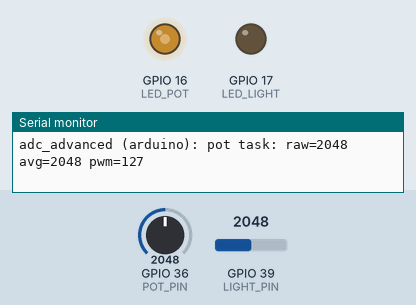
Simulated run of this program. Board: ESP32. Parts: output pins drawn as LEDs (lit = HIGH), the last lines printed to the serial monitor. The inputs (shaded band) are chosen by the test bench; at power-on: GPIO 36 (POT_PIN) = 2048, GPIO 39 (LIGHT_PIN) = 2048 (analog values on the 0–4095 scale).

Above: at 1.2 s.
1.3 s: GPIO 36 (POT_PIN) set to 2540
At 1.46 s:
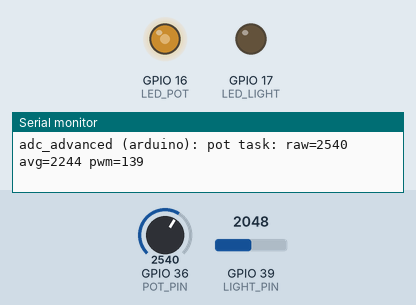
4.3 s: GPIO 39 (LIGHT_PIN) set to 1969
At 5.2 s:
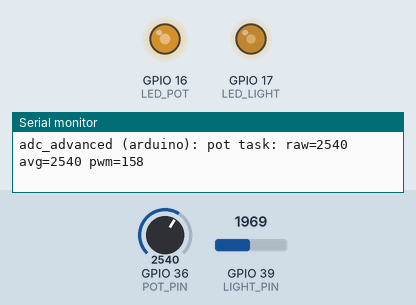
5.8 s: GPIO 36 (POT_PIN) set to 2047
At 5.96 s:
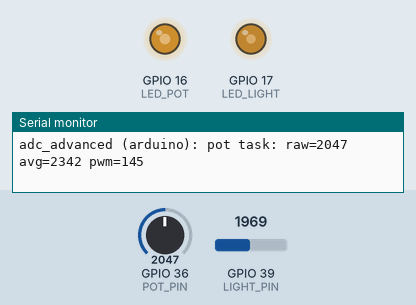
8.8 s: GPIO 39 (LIGHT_PIN) set to 1228
At 9.6 s:
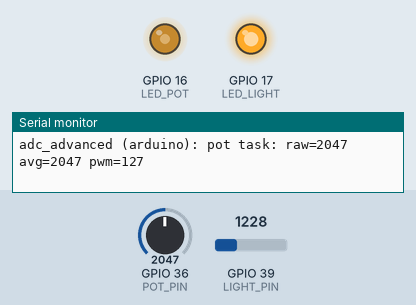
10.3 s: GPIO 36 (POT_PIN) set to 2866
At 12.1 s:
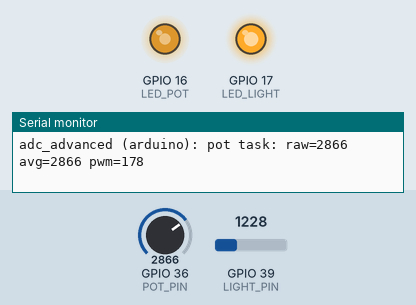
13.3 s: GPIO 36 (POT_PIN) set to 3603
At 13.47 s:
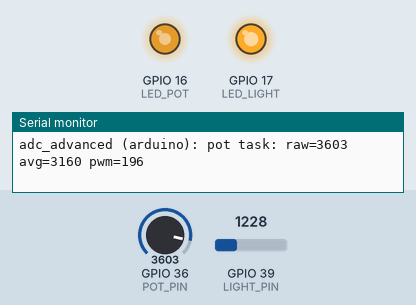
Timing chart, 0 to 16.3 s (numbered marks = the images above; inputs shaded):
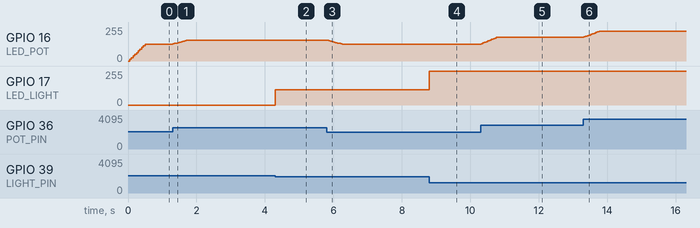

Measured:
- the behaviour switches between 2000 and 1999 on GPIO 39 (LIGHT_PIN) (found by bisection; images 1 and 2)
- after the input at 1.3 s, GPIO 16 (LED_POT): moves from 127/255 to 157/255 over 0.45 s, starting at once
- after the input at 4.3 s, GPIO 17 (LED_LIGHT): 0/255 → 115/255 at once
- after the input at 5.8 s, GPIO 16 (LED_POT): moves from 157/255 to 127/255 over 0.45 s, starting at once
- after the input at 8.8 s, GPIO 17 (LED_LIGHT): 115/255 → 255/255 at once
- after the input at 10.3 s, GPIO 16 (LED_POT): moves from 127/255 to 177/255 over 0.45 s, starting at once
- after the input at 13.3 s, GPIO 16 (LED_POT): moves from 177/255 to 223/255 over 0.45 s, starting at once

The program:

main.cpp
```cpp
// Author: Anthony Yalong
// Description: Arduino-based ADC and PWM control system with dual sensor monitoring.
//              Potentiometer controls LED brightness via moving average filtering.
//              Light sensor controls LED with hysteresis and debouncing.
//              Implements cooperative multitasking using millis()-based scheduling.

#include "adc_advanced_arduino.h"

// logging
const char *TAG = "adc_advanced (arduino)";

// timing
unsigned long pot_last_wake;
unsigned long light_last_wake;

// potentiometer sampling
int pot_readings[SAMPLES];
int pot_read_index;
int pot_total;
int pot_average;

// light sensor debouncing
bool led_state;
unsigned long last_toggle;

void setup() {
  Serial.begin(BAUDRATE);
  while (!Serial) delay(10);

  // initialize LEDs
  pinMode(LED_POT, OUTPUT);
  pinMode(LED_LIGHT, OUTPUT);
  digitalWrite(LED_POT, 0);
  digitalWrite(LED_LIGHT, 0);

  // initialize PWM
  ledcSetup(PWM_POT_CHANNEL, PWM_POT_FREQ, PWM_POT_BIT_RESOLUTION);
  ledcAttachPin(LED_POT, PWM_POT_CHANNEL);
  ledcSetup(PWM_LIGHT_CHANNEL, PWM_POT_FREQ, PWM_POT_BIT_RESOLUTION);
  ledcAttachPin(LED_LIGHT, PWM_LIGHT_CHANNEL);

  // initialize ADC
  analogSetAttenuation(ADC_ATTENUATION);
  analogReadResolution(ADC_BIT_RESOLUTION);

  // initialize potentiometer sampling
  for (int i = 0; i < SAMPLES; i++) {
    pot_readings[i] = 0;
  }
  pot_read_index = 0;
  pot_total = 0;
  pot_average = 0;

  // initialize light sensor debouncing
  led_state = false;
  last_toggle = 0;

  // initialize timing
  pot_last_wake = millis();
  light_last_wake = millis();

  // logging
  Serial.printf("%s: setup complete\n", TAG);
  Serial.printf("%s: pot task interval: %dms\n", TAG, POT_DELAY);
  Serial.printf("%s: light task interval: %dms\n", TAG, LIGHT_DELAY);
}

void loop() {
  unsigned long cur_time = millis();

  // pot task
  if (cur_time - pot_last_wake >= POT_DELAY) {
    // sampling
    pot_total -= pot_readings[pot_read_index];
    pot_readings[pot_read_index] = analogRead(POT_PIN);
    pot_total += pot_readings[pot_read_index];
    pot_read_index = (pot_read_index + 1) % SAMPLES;
    pot_average = pot_total / SAMPLES;

    // mapping
    int pot_pwm_val = map(pot_average, 0, ADC_RESOLUTION, 0, PWM_POT_RESOLUTION);
    pot_pwm_val = constrain(pot_pwm_val, 0 , PWM_POT_RESOLUTION);

    // updating
    ledcWrite(PWM_POT_CHANNEL, pot_pwm_val);
    pot_last_wake = cur_time;

    // logging
    Serial.printf("%s: pot task: raw=%d avg=%d pwm=%d\n", TAG, pot_readings[(pot_read_index - 1 + SAMPLES) % SAMPLES], pot_average, pot_pwm_val);
  }

  if (cur_time - light_last_wake >= LIGHT_DELAY) {
    int light_level = analogRead(LIGHT_PIN);

    // debouncing
    if (
      !led_state &&
      light_level < LIGHT_THRESHOLD_LOW &&
      (cur_time - last_toggle >= LIGHT_DEBOUNCE_TIME)
    ) {
      led_state = true;
      last_toggle = cur_time;
      Serial.printf("%s: light task: LED ON - dark detected\n", TAG);
    }
    else if (
      led_state &&
      light_level > LIGHT_THRESHOLD_HIGH &&
      (cur_time - last_toggle >= LIGHT_DEBOUNCE_TIME)
    ) {
      led_state = false;
      last_toggle = cur_time;
      Serial.printf("%s: light task: LED OFF - light detected\n", TAG);
    }

    // pwm
    int light_pwm_val = 0;
    if (led_state) {
      light_pwm_val = map(light_level, 0, LIGHT_THRESHOLD_LOW, PWM_LIGHT_RESOLUTION, 100);
      light_pwm_val = constrain(light_pwm_val, 100, PWM_LIGHT_RESOLUTION);
    }

    // updating
    ledcWrite(PWM_LIGHT_CHANNEL, light_pwm_val);
    light_last_wake = cur_time;

    // logging
    Serial.printf("%s: light task: level=%d state=%s pwm=%d\n", TAG, light_level, led_state ? "ON" : "OFF", light_pwm_val);
  }
}
```

adc_advanced_arduino.h
```cpp
// Author: Anthony Yalong
// Description: Header file for `main.c`

#ifndef ADC_ADVANCED_ARDUINO_H
#define ADC_ADVANCED_ARDUINO_H

#include <Arduino.h>
#include <driver/gpio.h>

// project configuration
#define BAUDRATE 115200
#define POT_DELAY 50        // polling delay for potentiometer task
#define LIGHT_DELAY 100     // polling delay for light sensor task
#define SAMPLES 10          // smoothing samples count

// pin configuration
#define LED_POT GPIO_NUM_16
#define LED_LIGHT GPIO_NUM_17
#define POT_PIN GPIO_NUM_36         // adc1_0
#define LIGHT_PIN GPIO_NUM_39         // adc1_3

// pwm configuration
#define PWM_POT_CHANNEL 0
#define PWM_POT_FREQ 5000               // 5kHz
#define PWM_POT_BIT_RESOLUTION 8        // 8 bit resolution
#define PWM_POT_RESOLUTION 255          // 2^8 - 1
#define PWM_LIGHT_CHANNEL 1
#define PWM_LIGHT_FREQ 1000
#define PWM_LIGHT_BIT_RESOLUTION 10
#define PWM_LIGHT_RESOLUTION 1023

// adc configuration
#define ADC_BIT_RESOLUTION 12       // 12 bit resolution
#define ADC_RESOLUTION 4095         // 2^12 - 1
#define ADC_ATTENUATION ADC_11db

// light configuration
#define LIGHT_THRESHOLD_HIGH 2500
#define LIGHT_THRESHOLD_LOW 2000
#define LIGHT_HYSTERESIS (LIGHT_THRESHOLD_HIGH - LIGHT_THRESHOLD_LOW)
#define LIGHT_DEBOUNCE_TIME 1000

#endif  // ADC_ADVANCED_ARDUINO_H
```
